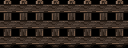

A level layout from a 2D game, rendered from its tile map. Below: a short description, then the map file with its tile-grid data intact:
An orthogonal 8x3 tile map with 16x16 px tiles, 2 tile layers (ворота1, ворота2).

<map version="1.9" tiledversion="1.9.2" orientation="orthogonal" renderorder="right-down" width="8" height="3" tilewidth="16" tileheight="16" infinite="0" nextlayerid="3" nextobjectid="1">
 <tileset firstgid="1" source="decorative.tsx" />
 <layer id="1" name="ворота1" width="8" height="3">
  <data encoding="csv">
21,21,21,21,21,21,21,21,
37,37,37,37,37,37,37,37,
53,53,53,53,53,53,53,53
</data>
 </layer>
 <layer id="2" name="ворота2" width="8" height="3">
  <data encoding="csv">
1610612773,1610612773,1610612773,1610612773,1610612773,1610612773,1610612773,1610612773,
1610612773,1610612773,1610612773,1610612773,1610612773,1610612773,1610612773,1610612773,
1610612773,1610612773,1610612773,1610612773,1610612773,1610612773,1610612773,1610612773
</data>
 </layer>
</map>
